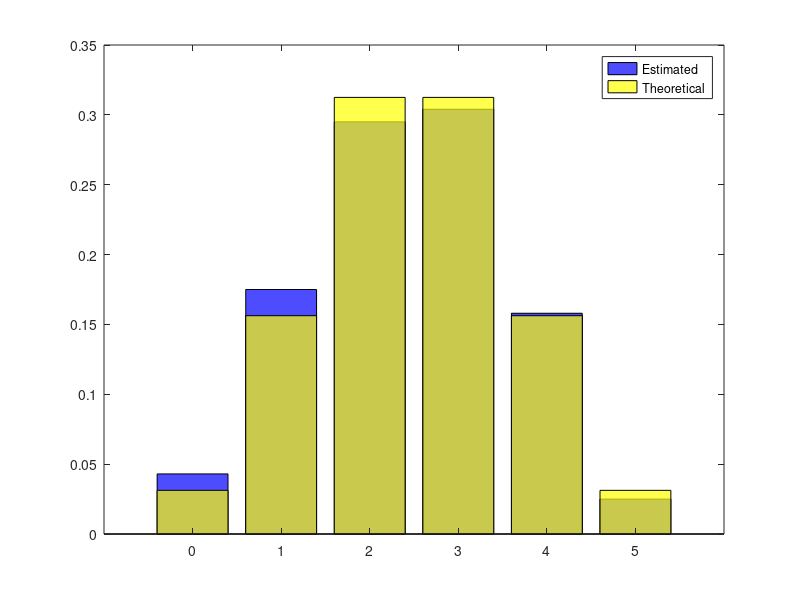

Write MATLAB code to recreate this figure.
clc
clear all


%  X~Bino(n,p)  <=>  X ~ (0     1     2    3   ...  n  )
%                        (P(0) P(1)  P(2) P(3) ... P(n))


% A random variable X has a Binomial distribution with parameters n and p
% if it can take n+1 values which represents the number of 'successes' 
% that are obtained after n repetitions of a Bernoulli process

% Example: Tossing a coin n=5 times: we can obtain 'head' (which we 
% consider succes) 0 times , 1, 2, 3, 4 times, or every time i.e. 5 times
% The random variable X that takes the values 0, 1, 2, ... n=5 which represents
% the number of 'heads' that occur when we toss a coin n=5 times has a
% Binomial distribution with parameters n=5 and p=0.5 (0.5 is still the
%  probability of getting a 'head' which we consider to be succes) 

% Other example: Rolling 3 dice and looking for a five
% The r.v. X which has the values 0, 1, 2 and 3 (the number of successes
% from 3 dice) has a Binomial distribution with parameters n=3 and p=1/6 
% (probability of succes)




%  First part: SIMULATION (mandatory)

% Now, giving a probability p and an integer n, we want to simulate
% in Matlab/Octave   n Bernoulli random processes from  real life. 
% Hence we want to write a Matlab code that randomly returnes
% a numerical value representing the possible outcomes:0, 1, 2,..., n
% and which corresponds to the number of successes that occur after those n reps 


p=0.5; n=5; % let's take the first example: flipping a coin 5 times
%   to generate a random value corresponding to this process we can use
%   function 'binornd(n,p)' which gives me directly what I want
% But, since we want to make it more difficult again we will use the 
% code that simulates the Bernoulli distribution and we run it 5 times

V=zeros(1,n); %we will insert in vector V the outcomes (0 or 1)
              % from the 5 tosses of the coin 
for i=1:n  %we simulates n=5 repetitions (tosses)
  c=rand;  
  if c < p
    X=1;       % we get a 1 (succes) or a 0 (failure) in each repetition
  else         
    X=0;
  end
  V(i)=X;   %we insert in vector V the outcome from step i
end
Bino=sum(V)   % finally we add all the values from vector V 
              % (in fact only the values '1' will be added )
              % and we obtain the number of o successes (denoted by ones)
              % that occur in a simulation of n=5 tosses of a coin
              
% Or, we can use directly the logical operator < (to avoid using if)

V=zeros(1,n); 
for i=1:n 
  c=rand; 
  X = (c<=p);
  V(i)=X;   
end
Bino=sum(V)








% Second part: VERIFICATION (obtional)

N=1000;
Binomial=zeros(1,N); % we create a vector in which we keep the values
                 % simulated in those 1000 repetitions of n=5 tosses of  coin
for j=1:N % repeat the simulation 1000 times
  
  V=zeros(1,n); %%%%%%%%%%%%%%%%%%%%%%%
  for i=1:n 
    c=rand ;
    X = (c<=p);   % This is the code used above for the simulation of one value
    V(i)=X;
  end
  Bino=sum(V);   %%%%%%%%%%%%%%%%%%%%%%%%%
  
  Binomial(j) = Bino ; %we add in Binomial the value we get at 
                       % simulation  i
end

Frq_abs=hist(Binomial,0:n) %count the values 0 1 2 3 4 5 in vector 
Frq_rel=Frq_abs/N;          %compute the relative frequencies 
disp('Estimated Binomial distribution:')
disp([0: n; Frq_rel])  % display frequencies of simulated values
disp('Theoretical Binomial distribution:')
disp([0: n; binopdf(0:n,n,p)]) %display the theoretical probabilities

bar(0:n,Frq_rel,'b') % plot frequencies of simulated values
hold on
bar(0:n,binopdf(0:n,n,p),'y') %plot the theoretical probabilities
legend('Estimated','Theoretical')
set(findobj('type','patch'),'facealpha',0.7);

% Change the value of n, p and N to see what happens


